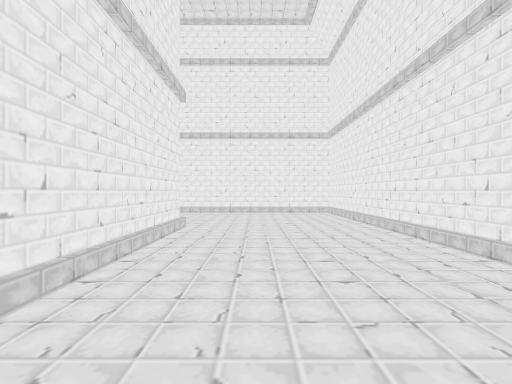
[1] (above)

17 first-person views from a walk through a 3-D level made in the Unity game engine. The camera is 1.4 m above the floor, looks level and sees 85° across. The floor is counted in squares, 2 m on a side. Each view is taken from the middle of a square. On the plan, view 1 faces up. The plan holds only what a view shows up to about 9 squares ahead; the rest is blank. Some animated figures are not drawn.

[2]
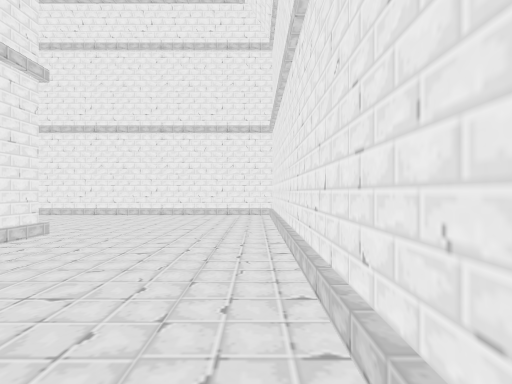

[3]
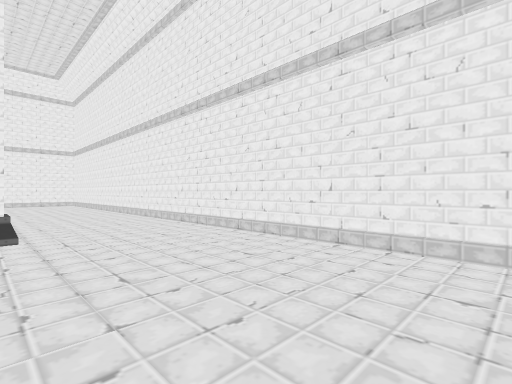

[4]
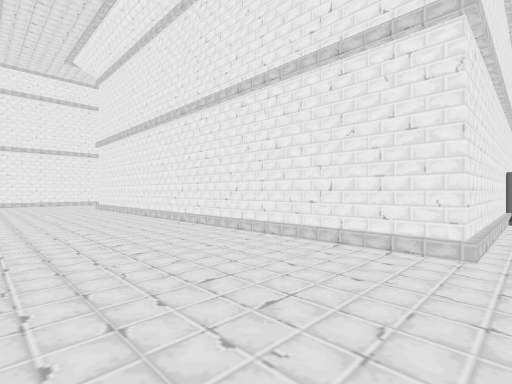

[5]
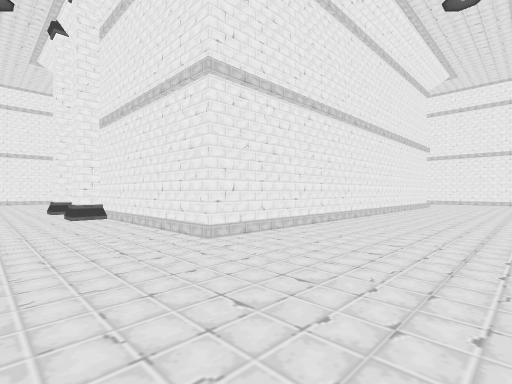

[6]
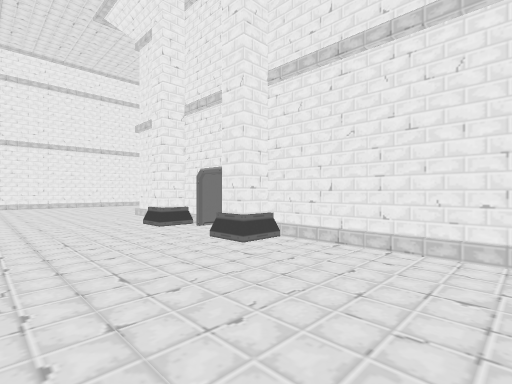

[7]
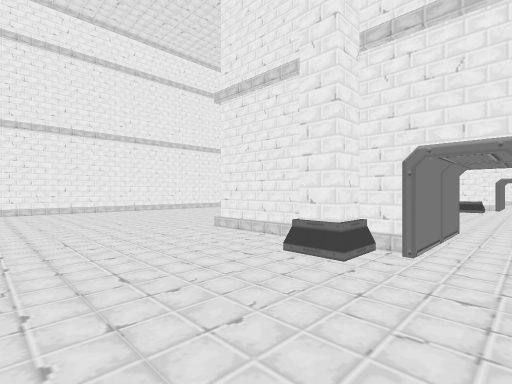

[8]
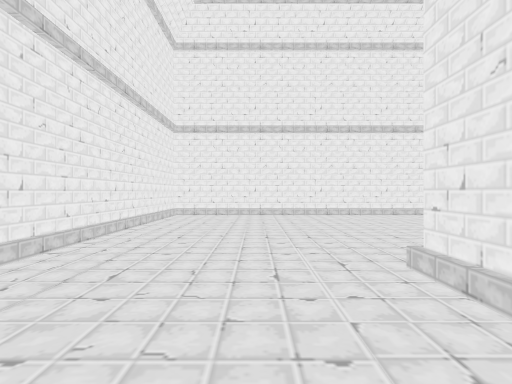

[9]
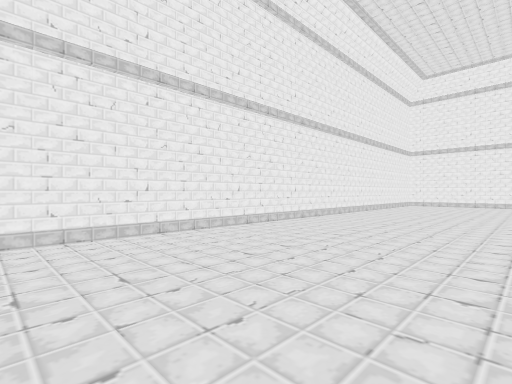

[10]
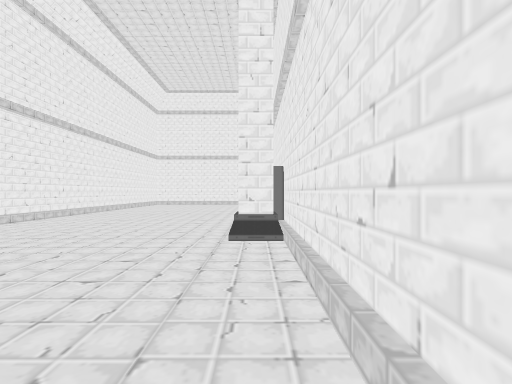

[11]
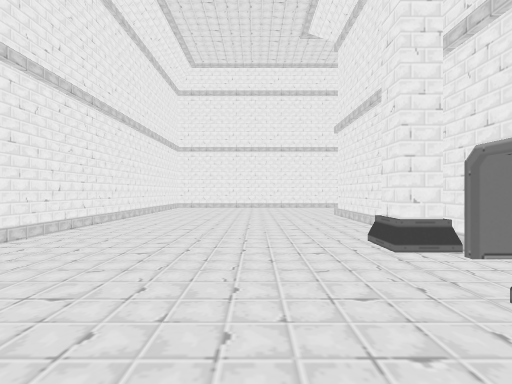

[12]
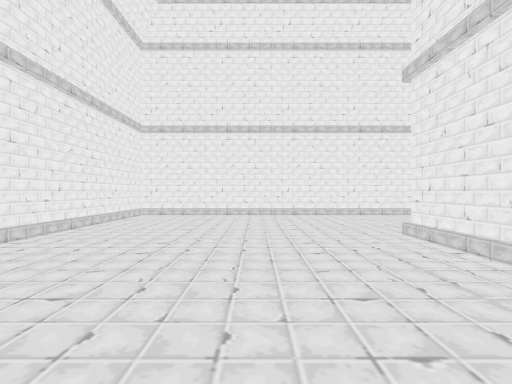

[13]
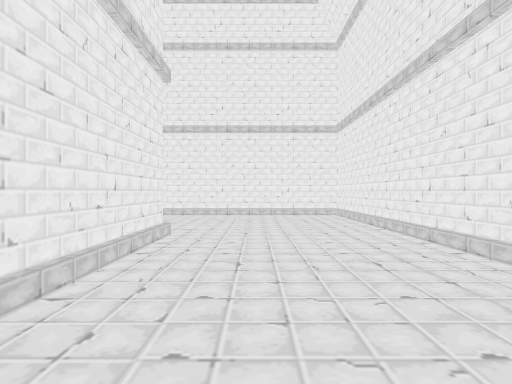

[14]
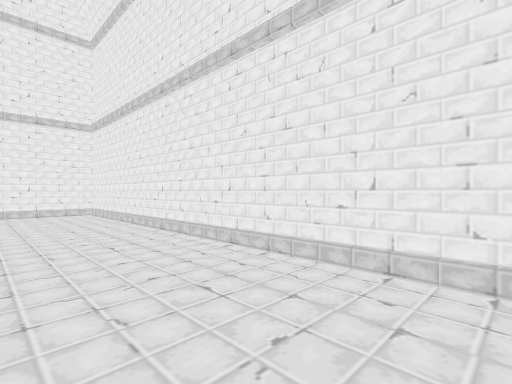

[15]
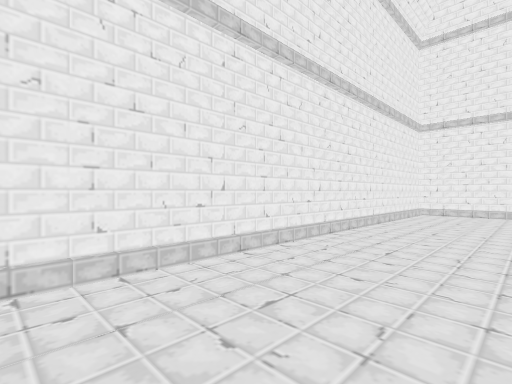

[16]
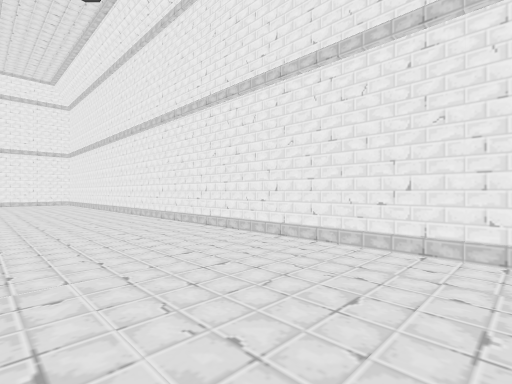

[17]
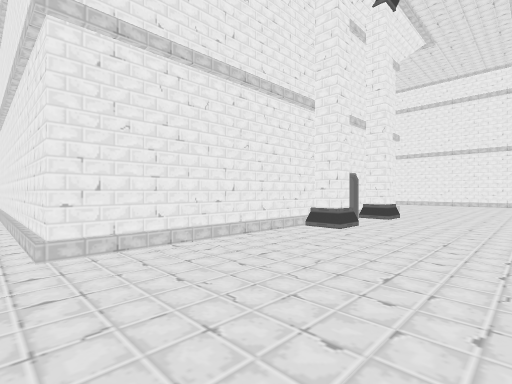

### Floor plan
Points are (right, up) in squares from view 1. A wall is a line through its corners. A room is listed if a view was taken in it or the views show most of it. See-through windows are left out.
Room 1 (views 1, 2, 3, 4, 5, 6, 7, 8, 9, 10, 11, 12, 13, 14, 15, 16, 17)
walls: (-11.8, 0.4) (-12.3, 0.4) (-12.3, 1); (-11.5, 0.2) (-11.5, 0.8); (-11.3, -0.1) (-11.8, -0.1); (-11.5, -1.9) (-12.4, -1.9); (-11.5, 2.5) (-11.5, 5.5); (-11.5, -5.5) (-11.5, -1); (-9, 5.5) (-8.5, 5.5); (-7.9, -5.1) (-7.9, -6.8); (-9.1, 6.3) (-8.5, 6.3) (-8.5, 5.6); (-8.5, -6.6) (-8.5, -7.3) (-9.2, -7.3); (-8, -6.5) (-11.5, -6.5); (-6.5, 5.5) (-1.5, 5.5) (-1.5, -6.5) (-6.9, -6.5); (-6.6, 6.3) (-6, 6.3) (-6, 5.6); (-6, -6.5) (-6, -7.3) (-6.6, -7.3); (-7, -10.5) (2.5, -10.5) (2.5, 9.2); (2.6, 9.5) (-17.5, 9.5) (-17.5, -10.5) (-8, -10.5)
ways out: gap at (-11, -0.5); gap at (-7.5, -6)

Where each view was taken, in squares from view 1:
view 1: 0 up, 0 right, facing up
view 2: 1 up, 2 right, facing up
view 3: 6 up, 1 left, facing up-left
view 4: 6 up, 2 right, facing down-left
view 5: 9 down, 2 right, facing up-left
view 6: 10 down, 3 left, facing up-left
view 7: 10 down, 7 left, facing up-left
view 8: 8 down, 9 left, facing left
view 9: 6 down, 13 left, facing up-left
view 10: 6 down, 12 left, facing up
view 11: 3 down, 14 left, facing up
view 12: 1 up, 14 left, facing up
view 13: 8 down, 6 left, facing right
view 14: 8 down, 7 left, facing down-right
view 15: 8 down, 8 left, facing down-left
view 16: 8 down, 1 left, facing up-right
view 17: 9 up, 1 left, facing down-left
